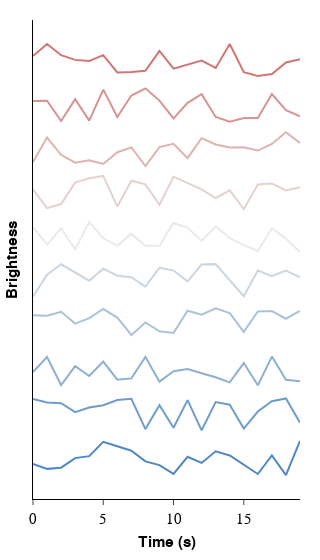

Source (notebook cell):
### Markdown cell above
# 3. Multiple line plot with `plotly`

### Code cell
gradient = apc.Gradient(
    name="aegean_to_dragon",
    colors=colors,
).to_plotly_colorscale()

fig = go.Figure()

for i, line in enumerate(lines):
    fig.add_trace(
        go.Scatter(
            x=list(range(len(line))),
            y=line + (i * 1.25),
            mode="lines",
            name=f"line_{i}",
            line=dict(color=gradient[i * 25][1]),
        )
    )

fig.update_layout(
    xaxis=dict(title="Time (s)"),
    yaxis=dict(title="Brightness"),
    showlegend=False,
)

apc.plotly.set_xticklabel_monospaced(fig)
apc.plotly.hide_yaxis_ticks(fig)
apc.plotly.set_figure_width(fig, "float_square")

fig.show()

### Figure 1 — Plotly figure (JSON) as saved in the notebook; plotly's stock layout.template omitted (floating-point values rounded to 4 significant figures)
{"data": [{"line": {"color": "#5088c5"}, "mode": "lines", "name": "line_0", "type": "scatter", "x": [0, 1, 2, 3, 4, 5, 6, 7, 8, 9, 10, 11, 12, 13, 14, 15, 16, 17, 18, 19], "y": [0.3221, 0.1848, 0.2186, 0.4889, 0.5458, 0.9507, 0.8254, 0.6996, 0.396, 0.2925, 0.04337, 0.5268, 0.3529, 0.6812, 0.5659, 0.2951, 0.03861, 0.5652, 0.009528, 0.9748]}, {"line": {"color": "#6e9ccc"}, "mode": "lines", "name": "line_1", "type": "scatter", "x": [0, 1, 2, 3, 4, 5, 6, 7, 8, 9, 10, 11, 12, 13, 14, 15, 16, 17, 18, 19], "y": [2.164, 2.067, 2.044, 1.792, 1.924, 1.99, 2.137, 2.17, 1.312, 1.987, 1.352, 2.133, 1.278, 2.08, 2.005, 1.327, 1.809, 2.101, 2.18, 1.492]}, {"line": {"color": "#8db0d3"}, "mode": "lines", "name": "line_2", "type": "scatter", "x": [0, 1, 2, 3, 4, 5, 6, 7, 8, 9, 10, 11, 12, 13, 14, 15, 16, 17, 18, 19], "y": [2.929, 3.357, 2.56, 3.095, 2.817, 3.225, 2.714, 2.749, 3.359, 2.656, 2.953, 3.012, 2.896, 2.782, 2.637, 3.183, 2.554, 3.367, 2.712, 2.667]}, {"line": {"color": "#abc3da"}, "mode": "lines", "name": "line_3", "type": "scatter", "x": [0, 1, 2, 3, 4, 5, 6, 7, 8, 9, 10, 11, 12, 13, 14, 15, 16, 17, 18, 19], "y": [4.538, 4.527, 4.638, 4.301, 4.459, 4.715, 4.472, 3.98, 4.336, 4.084, 4.039, 4.665, 4.554, 4.738, 4.601, 4.065, 4.646, 4.658, 4.44, 4.666]}, {"line": {"color": "#cad7e0"}, "mode": "lines", "name": "line_4", "type": "scatter", "x": [0, 1, 2, 3, 4, 5, 6, 7, 8, 9, 10, 11, 12, 13, 14, 15, 16, 17, 18, 19], "y": [5.07, 5.688, 5.983, 5.751, 5.517, 5.86, 5.659, 5.615, 5.352, 5.886, 5.804, 5.498, 5.977, 5.988, 5.545, 5.078, 5.804, 5.644, 5.806, 5.616]}, {"line": {"color": "#e8ebe7"}, "mode": "lines", "name": "line_5", "type": "scatter", "x": [0, 1, 2, 3, 4, 5, 6, 7, 8, 9, 10, 11, 12, 13, 14, 15, 16, 17, 18, 19], "y": [7.034, 6.542, 6.998, 6.407, 7.181, 6.725, 6.504, 6.85, 6.509, 6.506, 7.161, 7.017, 6.649, 7.053, 6.727, 6.525, 6.362, 7.005, 6.711, 6.331]}, {"line": {"color": "#e5d1ce"}, "mode": "lines", "name": "line_6", "type": "scatter", "x": [0, 1, 2, 3, 4, 5, 6, 7, 8, 9, 10, 11, 12, 13, 14, 15, 16, 17, 18, 19], "y": [8.11, 7.576, 7.691, 8.299, 8.42, 8.487, 7.618, 8.352, 8.249, 7.67, 8.466, 8.297, 8.106, 7.862, 8.077, 7.549, 8.246, 8.274, 8.077, 8.167]}, {"line": {"color": "#deb3b0"}, "mode": "lines", "name": "line_7", "type": "scatter", "x": [0, 1, 2, 3, 4, 5, 6, 7, 8, 9, 10, 11, 12, 13, 14, 15, 16, 17, 18, 19], "y": [8.879, 9.575, 9.087, 8.863, 8.928, 8.827, 9.159, 9.295, 8.767, 9.305, 9.397, 8.991, 9.557, 9.38, 9.291, 9.302, 9.207, 9.395, 9.724, 9.423]}, {"line": {"color": "#d79493"}, "mode": "lines", "name": "line_8", "type": "scatter", "x": [0, 1, 2, 3, 4, 5, 6, 7, 8, 9, 10, 11, 12, 13, 14, 15, 16, 17, 18, 19], "y": [10.61, 10.62, 10.04, 10.66, 10.05, 10.93, 10.16, 10.77, 10.97, 10.62, 10.12, 10.56, 10.8, 10.16, 10.02, 10.13, 10.13, 10.81, 10.35, 10.17]}, {"line": {"color": "#d07675"}, "mode": "lines", "name": "line_9", "type": "scatter", "x": [0, 1, 2, 3, 4, 5, 6, 7, 8, 9, 10, 11, 12, 13, 14, 15, 16, 17, 18, 19], "y": [11.89, 12.23, 11.91, 11.78, 11.74, 11.91, 11.42, 11.43, 11.47, 12.03, 11.53, 11.63, 11.76, 11.55, 12.23, 11.43, 11.32, 11.38, 11.7, 11.79]}], "layout": {"showlegend": false, "width": 310, "xaxis": {"tickfont": {"family": "SuisseIntlMono", "size": 14.5}, "title": {"text": "Time (s)"}}, "yaxis": {"showticklabels": false, "ticks": "", "title": {"text": "Brightness"}}}}
